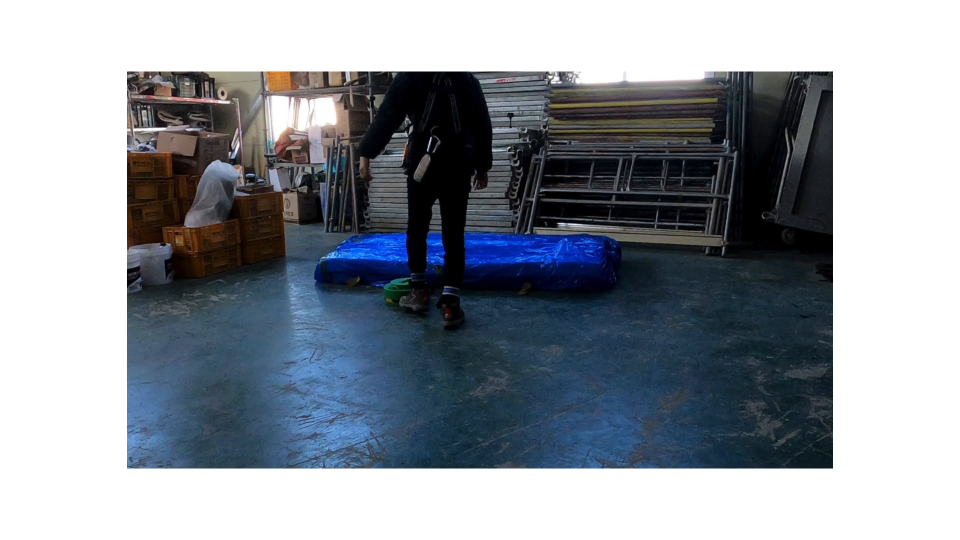
#> input picture frame 9 of models/video/test.mp4, 1920 x 1080 px (shown at 1/2 size)
$ python motion_detection.py
#> lines starting #> are read from the running program, lines starting #| are printed output that depends on the picture; after the words box and inside, x2 and y2 are one past the last pixel; in counts of white or black regions, pixels touching at a corner belong together
import cv2
from datetime import datetime

def detect_motion(video_source, min_contour_area=20000):
#> called with video_source = 'test.mp4', min_contour_area = 20000
    cap = cv2.VideoCapture(video_source)
    bg_subtractor = cv2.createBackgroundSubtractorMOG2()

    while True:
        ret, frame = cap.read()
#> frame is the input picture: shape (1080, 1920, 3); mean B, G, R 157.5, 149.8, 143.6
        if not ret:
            print("Failed to grab frame")
            break

        fg_mask = bg_subtractor.apply(frame)
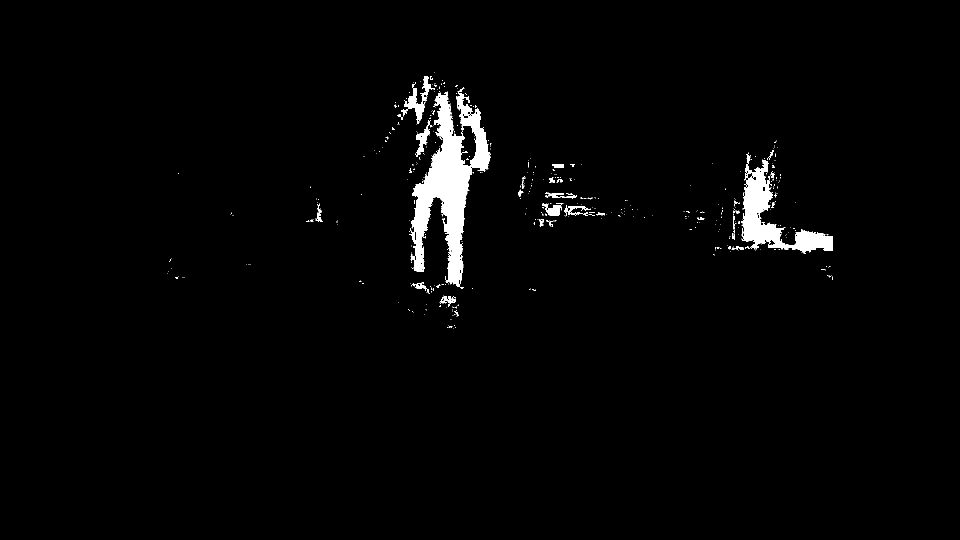
#> fg_mask: shape (1080, 1920) (shown at 1/2 size); values 127 (black) and 255 (white), 2.1% white; 544 white regions (502 under 20 px), largest, box (x1, y1, x2, y2) and area: (820, 174, 982, 578) 24716, (1482, 306, 1665, 508) 10666, (805, 152, 870, 248) 1720
        fg_mask = cv2.morphologyEx(fg_mask, cv2.MORPH_OPEN, None, iterations=2)
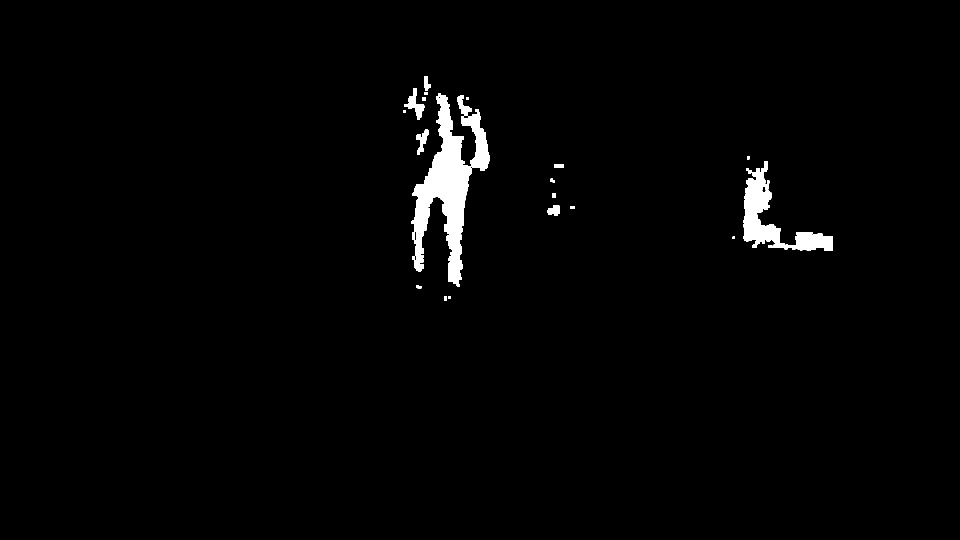
#> fg_mask: shape (1080, 1920) (shown at 1/2 size); values 127 (black) and 255 (white), 1.7% white; 22 white regions, largest, box (x1, y1, x2, y2) and area: (823, 186, 980, 573) 23275, (1486, 322, 1591, 499) 7339, (1590, 464, 1665, 502) 2355
        fg_mask = cv2.morphologyEx(fg_mask, cv2.MORPH_CLOSE, None, iterations=2)
#> fg_mask: shape (1080, 1920); values 127 (black) and 255 (white), 1.8% white; 15 white regions, largest, box (x1, y1, x2, y2) and area: (823, 186, 980, 573) 23630, (1486, 322, 1665, 502) 10000, (808, 176, 849, 240) 985
        frame_ = cv2.resize(fg_mask, (640, 480))
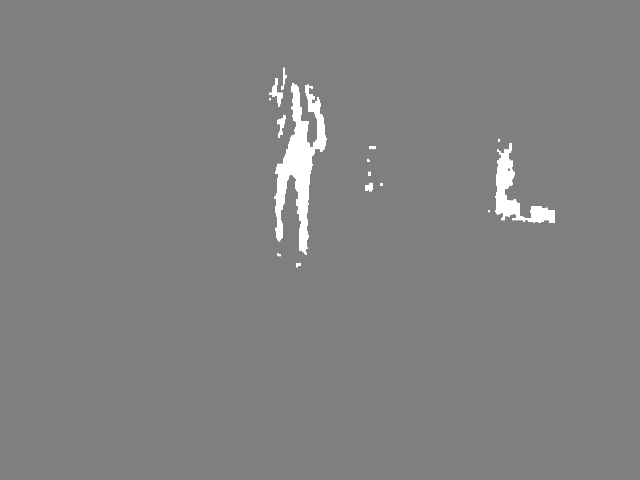
#> frame_: shape (480, 640); min 127, max 255, mean 129.3
        cv2.imshow('Mask', frame_)
        contours, _ = cv2.findContours(fg_mask, cv2.RETR_EXTERNAL, cv2.CHAIN_APPROX_SIMPLE)
#> contours = [[[0, 0], [0, 1079], [1919, 1079], [1919, 0]]]

        motion_detected = False
        for contour in contours:
            area = cv2.contourArea(contour)
            if area > min_contour_area:
                x, y, w, h = cv2.boundingRect(contour)
                cv2.rectangle(frame, (x, y), (x + w, y + h), (0, 255, 0), 2)
                motion_detected = True
#> this loop made 1 pass
#> (contour, area, x, y, w, h, motion_detected) on pass 1: ([[0, 0], [0, 1079], [1919, 1079], [1919, 0]], 2070601, 0, 0, 1920, 1080, True)
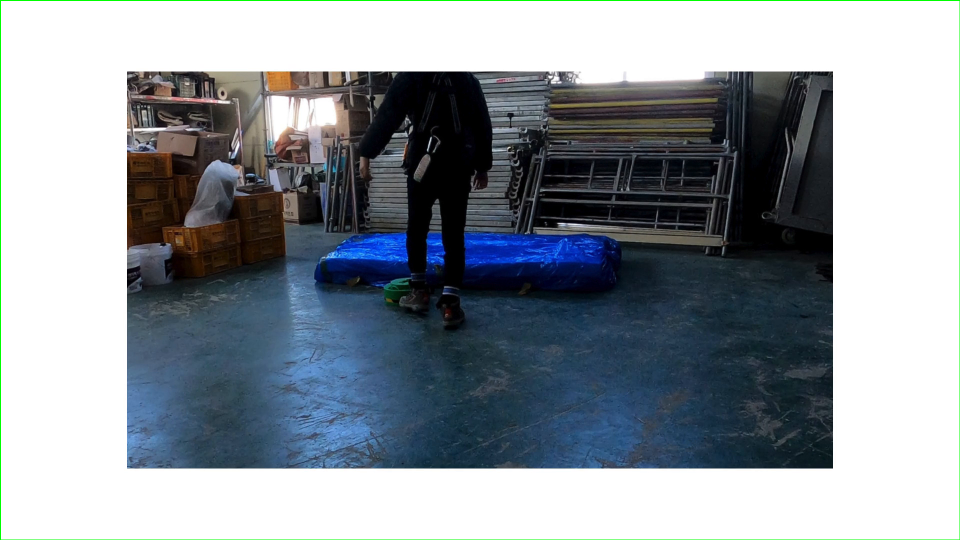
#> frame: shape (1080, 1920, 3) (shown at 1/2 size); 0.43% of pixels changed, all inside (x1, y1, x2, y2) = (0, 0, 1920, 1080)

        frame = cv2.resize(frame, (640, 480))
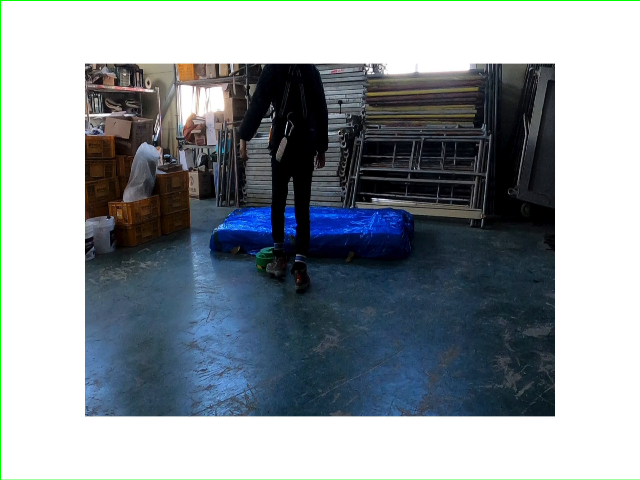
#> frame: shape (480, 640, 3); mean B, G, R 156.6, 150, 142.6
        cv2.imshow('Motion Detection', frame)

        if motion_detected:  # 움직임 감지 시 신호 전송
            detected_time = datetime.now().strftime('%Y-%m-%d %H:%M:%S')
            print('detected_time:',detected_time)
        if cv2.waitKey(1) == 27:
#> (key Esc is pressed here)
            break

    cap.release()
    cv2.destroyAllWindows()
    return False

if __name__ == "__main__":
    # RTSP 스트림 URL
    rtsp_url = "rtsp://jaehoon010:asdang22@123.212.88.101:554/stream1"
    test_vid = "test.mp4"
    motion_detected = detect_motion(test_vid)

$ run again, starting later in the video
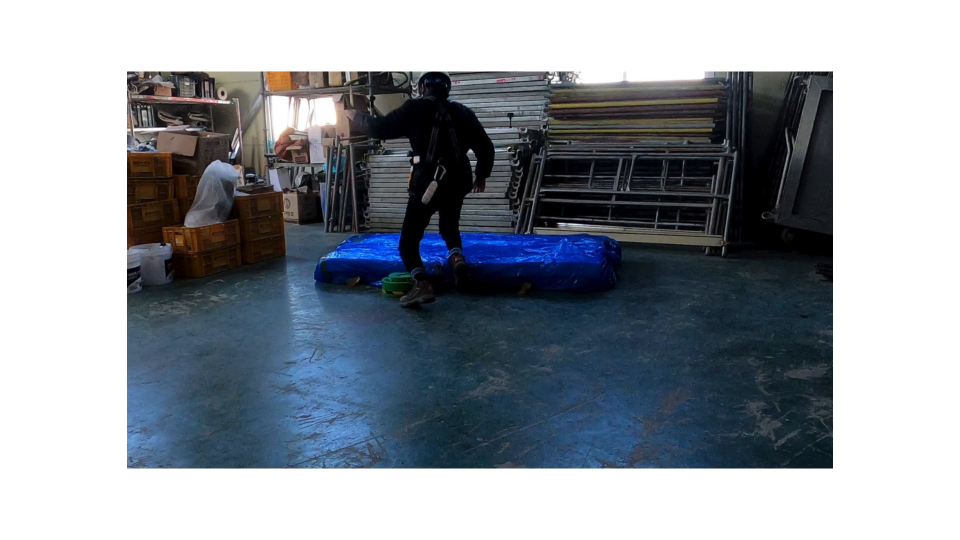
#> input picture frame 40 of models/video/test.mp4, 1920 x 1080 px (shown at 1/2 size)
#> in detect_motion, frame is the input picture: shape (1080, 1920, 3); mean B, G, R 157.3, 149.8, 143.7
#> in detect_motion, `fg_mask = bg_subtractor.apply(frame)`:
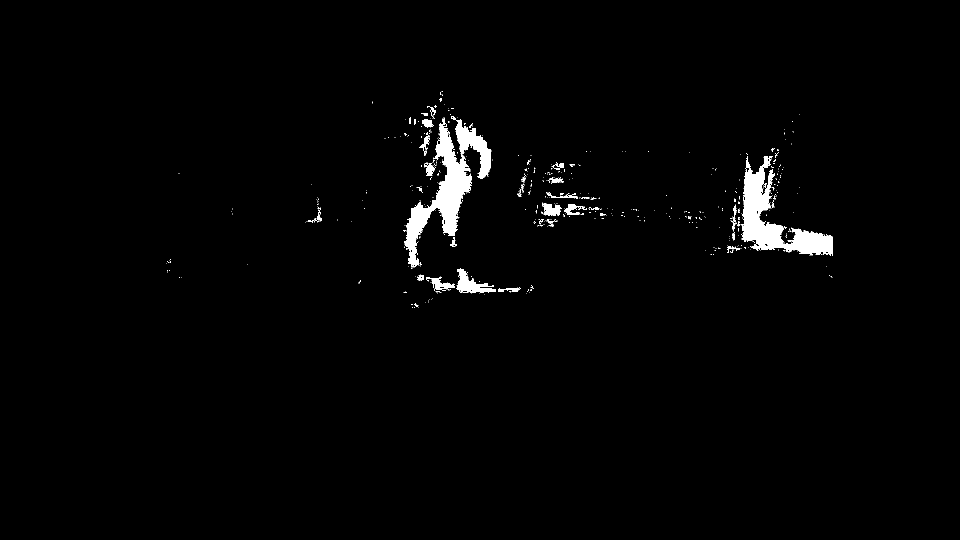
#> fg_mask: shape (1080, 1920) (shown at 1/2 size); values 127 (black) and 255 (white), 1.7% white; 554 white regions (507 under 20 px), largest, box (x1, y1, x2, y2) and area: (808, 232, 983, 535) 14987, (1481, 312, 1665, 512) 12263, (912, 536, 992, 586) 1743
#> contours = [[[0, 0], [0, 1079], [1919, 1079], [1919, 0]]]
#> the loop in detect_motion, `for contour in contours:` made 1 pass
#> (contour, area, x, y, w, h, motion_detected) on pass 1: ([[0, 0], [0, 1079], [1919, 1079], [1919, 0]], 2070601, 0, 0, 1920, 1080, True)
#> in detect_motion, `frame = cv2.resize(frame, (640, 480))`:
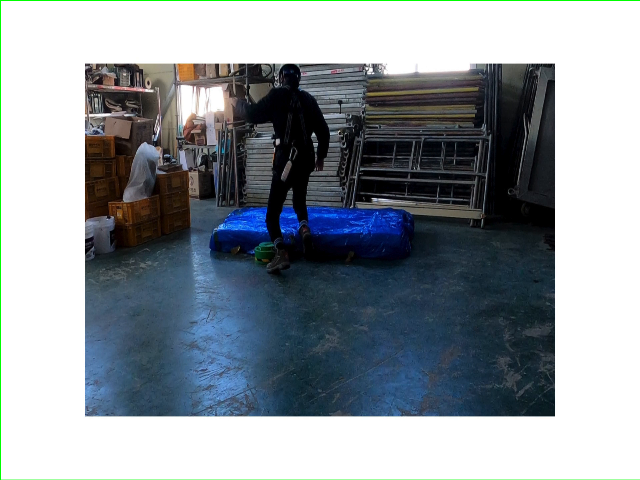
#> frame: shape (480, 640, 3); mean B, G, R 156.4, 150, 142.7

$ run again, starting later in the video
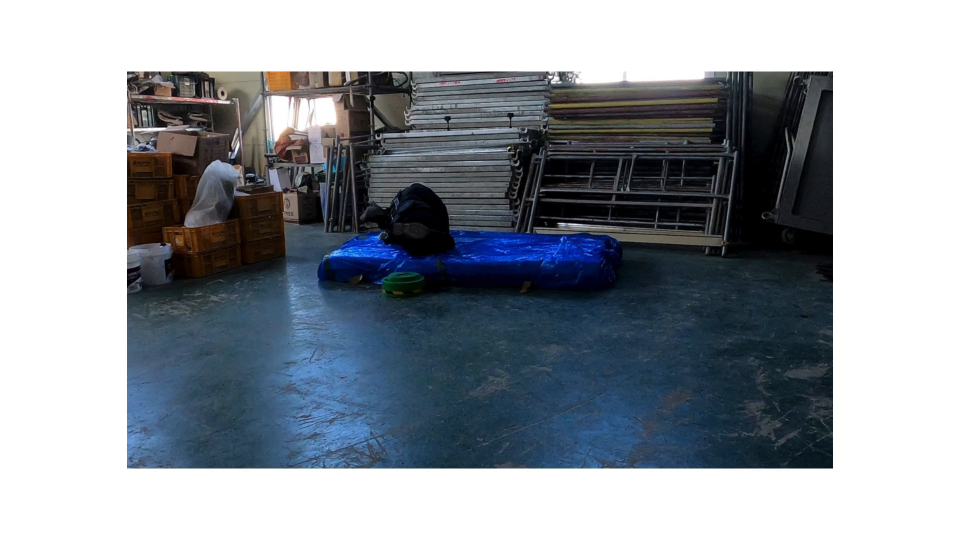
#> input picture frame 72 of models/video/test.mp4, 1920 x 1080 px (shown at 1/2 size)
#> in detect_motion, frame is the input picture: shape (1080, 1920, 3); mean B, G, R 158.2, 150.8, 144.4
#> in detect_motion, `fg_mask = bg_subtractor.apply(frame)`:
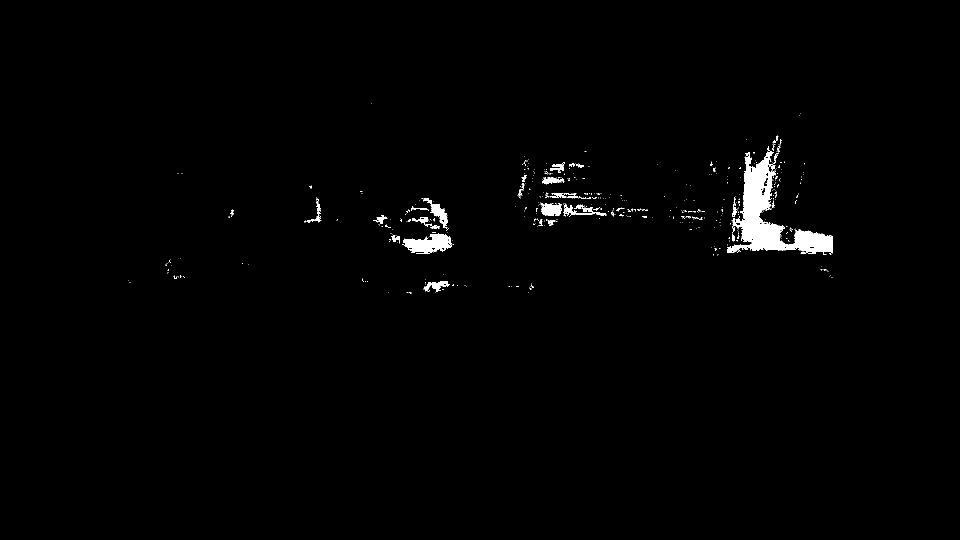
#> fg_mask: shape (1080, 1920) (shown at 1/2 size); values 127 (black) and 255 (white), 1.2% white; 528 white regions (482 under 20 px), largest, box (x1, y1, x2, y2) and area: (1454, 302, 1665, 510) 13820, (806, 466, 904, 508) 2517, (846, 396, 895, 462) 899
#> contours = [[[0, 0], [0, 1079], [1919, 1079], [1919, 0]]]
#> the loop in detect_motion, `for contour in contours:` made 1 pass
#> (contour, area, x, y, w, h, motion_detected) on pass 1: ([[0, 0], [0, 1079], [1919, 1079], [1919, 0]], 2070601, 0, 0, 1920, 1080, True)
#> in detect_motion, `frame = cv2.resize(frame, (640, 480))`:
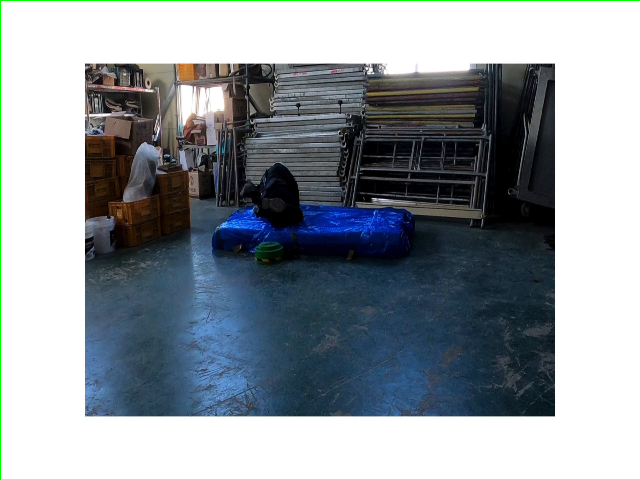
#> frame: shape (480, 640, 3); mean B, G, R 157.2, 151, 143.5
